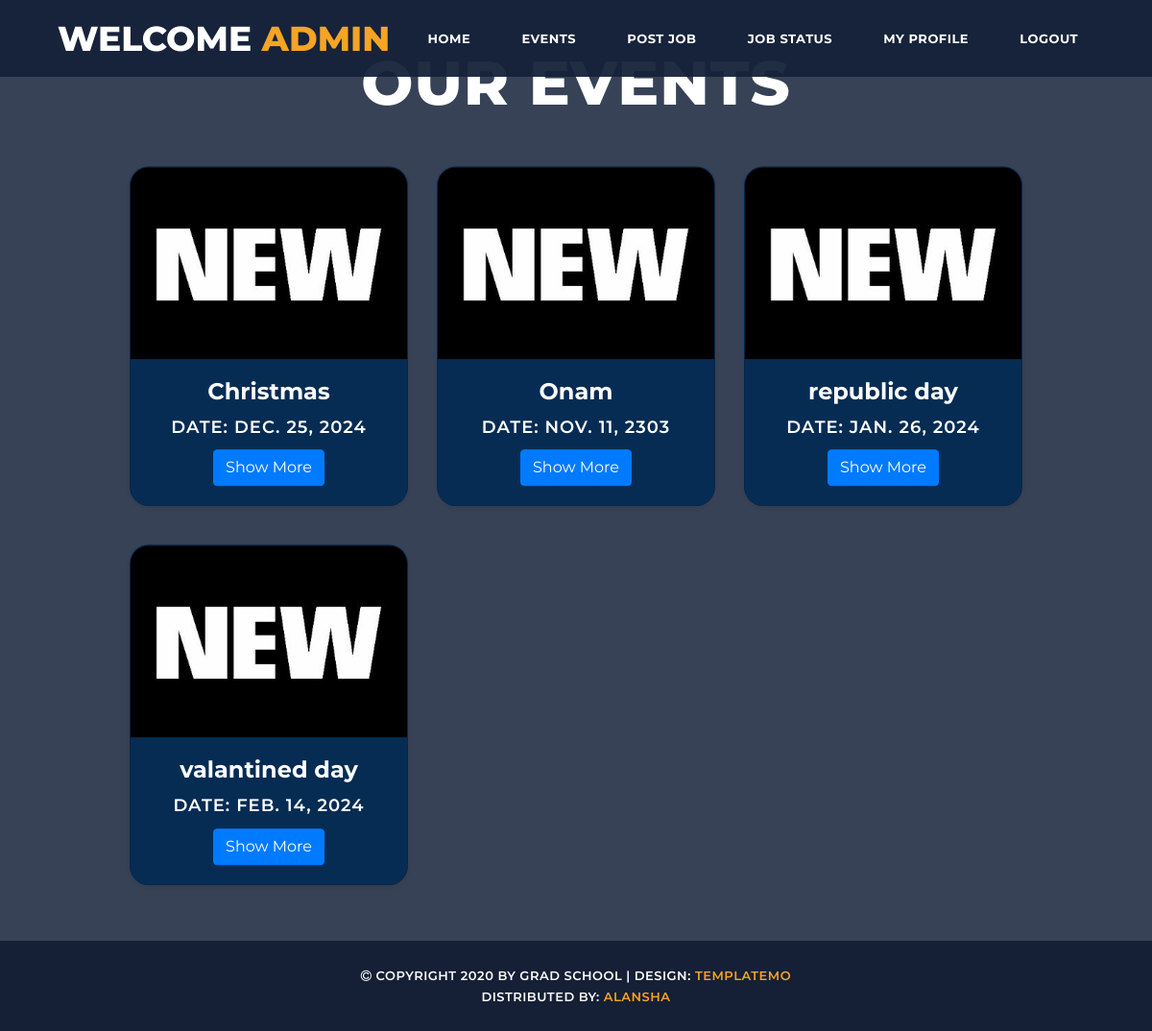
The app's page /alumni_events/ with its own data.
### alumini/models.py (models this page shows, shortened)
class Events(models.Model):
    name = models.CharField(max_length=100)
    description = models.CharField(max_length=200)
    date = models.DateField()
    venue = models.CharField(max_length=100)

### alumini/views.py (the view)
# urls.py: path('alumni_events/', views.alumni_events, name='alumni_events'),
def alumni_events(request):
    events = Events.objects.all()
    return render(request, 'alumni_events.html', {'events': events})

### templates/alumni_events.html (shortened to what this page needs)
<!DOCTYPE html>
<html lang="en">
  <head>
    <link href="../static/vendor/bootstrap/css/bootstrap.min.css" rel="stylesheet">
    <link rel="stylesheet" href="../static/assets/css/fontawesome.css">
    <link rel="stylesheet" href="../static/assets/css/templatemo-grad-school.css">
    <link rel="stylesheet" href="../static/assets/css/owl.css">
    <link rel="stylesheet" href="../static/assets/css/lightbox.css">
  </head>
<body>
  <header class="main-header clearfix" role="header">
    <div class="logo">
      <a href="#">Welcome <em>Admin</em></a>
    </div>
    <nav id="menu" class="main-nav" role="navigation">
      <ul class="main-menu">
        <li><a class='external' href="{% url 'alumni_index' %}">Home</a></li>
        <li><a class='external' href="{% url 'alumni_events' %}">Events</a></li>
        <li><a class='external' href="{% url 'alumni_post_job' %}">Post Job</a></li>
        <li><a class='external' href="{% url 'alumni_job_status' %}">Job Status</a></li>
        <li><a class='external' href="{% url 'alumni_profile' %}">My Profile</a></li>
        <li><a class="external" href="{% url 'logout' %}">Logout</a></li>
      </ul>
    </nav>
  </header>
  <section class="section main-banner" id="top" data-section="section1">
      <video autoplay muted loop id="bg-video">
      </video>
      <div class="video-overlay header-text">
          <div class="caption">
            <h2>Our Events</h2>
            <div class="container mt-5">
                <div class="row">
                    {% for event in events %}
                    <div class="col-md-4">
                        <div class="card shadow-sm">
                            <img class="card-img-top" src="../media/event_img.jpg" alt="{{ event.name }}">
                            <div class="card-body">
                                <h4 class="card-title">{{ event.name }}</h4>
                                <h6 class="card-title">Date: {{ event.date }}</h6>
                                <button class="btn btn-primary learn-more-btn" onclick="toggleDetails(this)">Show More</button>
                            </div>
                        </div>
                    </div>
                    {% endfor %}
                </div>
            </div>
  </section>
  <footer>
    <div class="container">
      <div class="row">
        <div class="col-md-12">
          <p><i class="fa fa-copyright"></i> Copyright 2020 by Grad School
           | Design: <a href="https://templatemo.com" rel="sponsored" target="_parent">TemplateMo</a><br>
           Distributed By: <a href="" rel="sponsored" target="_blank">Alansha</a>
          </p>
        </div>
      </div>
    </div>
  </footer>
</body>
</html>

### static/assets/css/templatemo-grad-school.css (style rules this page uses)
body { font-family: 'Montserrat', sans-serif; }
a { color: #3CF; text-decoration: none; }
ul { padding: 0px; margin: 0px; list-style: none; }
p { font-size: 13px; line-height: 22px; }
.main-header { background-color: rgba(22,34,57,0.95); height: 80px; position: fixed; z-index: 12; width: 100%; top: 0; }
.main-header .logo { float: left; line-height: 80px; padding-left: 60px; }
.main-header .logo a { font-size: 36px; text-transform: uppercase; font-weight: 800; color: #fff; }
.main-header .logo a em { font-style: normal; color: #f5a425; }
.main-menu { float: right; padding-right: 60px; }
.main-menu li { display: inline-block; line-height: 79px; margin-left: 15px; position: relative; }
.main-menu li:first-child { margin-left: 0px; }
.main-menu li a { padding: 10px 15px; font-size: 13px; text-transform: uppercase; letter-spacing: 0.5px; font-weight: 700; color: #fff; border: 2px solid transparent; transition: all 0.5s; }
.main-banner { position: relative; max-height: 100%; overflow: hidden; margin-bottom: -7px; }
#bg-video { min-width: 100%; min-height: 100vh; max-width: 100%; max-height: 100vh; object-fit: cover; z-index: -1; }
.video-overlay { position: absolute; background-color: rgba(22,34,57,0.85); top: 0; left: 0; bottom: 7px; width: 100%; }
.main-banner .caption { text-align: center; position: absolute; width: 80%; left: 50%; top: 50%; transform: translate(-50%,-50%); }
.main-banner .caption h6 { margin-top: 0px; font-size: 18px; text-transform: uppercase; font-weight: 600; color: #fff; letter-spacing: 1px; }
.main-banner .caption h2 { margin-top: 30px; margin-bottom: 30px; font-size: 64px; text-transform: uppercase; font-weight: 800; color: #fff; letter-spacing: 1px; }
footer { background-color: #152036; text-align: center; }
footer p { margin-bottom: 0px; padding: 25px 0px; color: #fff; font-size: 13px; text-transform: uppercase; font-weight: 600; letter-spacing: 0.5px; }
footer p a, footer p a:hover { color: #f5a425; }

### templates/alumni_events.html (style rules this page uses)
.section.main-banner { padding-top: 180px; }
.card { border-radius: 20px; overflow: hidden; transition: transform 0.3s ease; background-color: #062c54; color: #ffffff; margin-bottom: 40px; }
.card-img-top { height: 200px; object-fit: cover; }
.card-title { font-weight: bold; color: #ffffff; }
.card-body { padding: 20px; }
.learn-more-btn { background-color: #007bff; color: #fff; }

### records on screen
Events: name "Christmas", date "DEC. 25, 2024"
Events: name "Onam", date "NOV. 11, 2303"
Events: name "republic day", date "JAN. 26, 2024"
Events: name "valantined day", date "FEB. 14, 2024"
